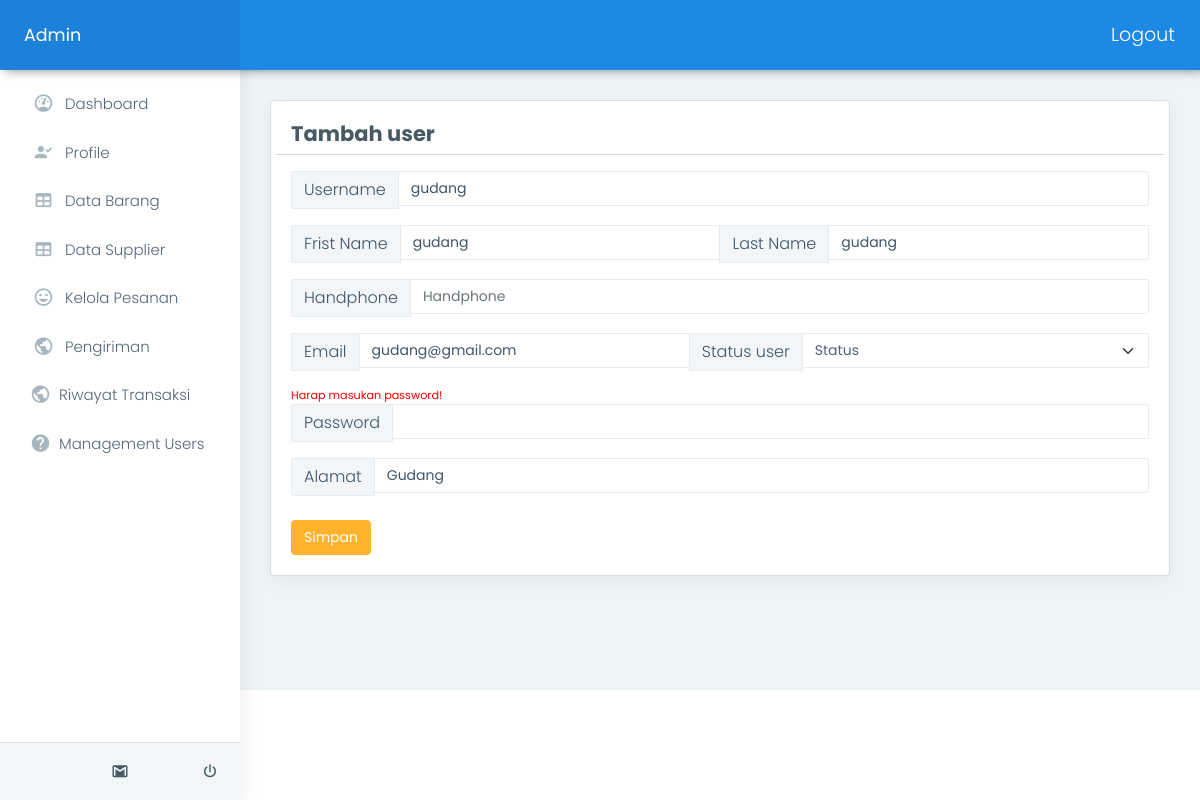
Screenshot of /admin/index.php?page=account&modul=edit&user_id=5 (signed in) with the database file from the repository.
### tables this page shows
CREATE TABLE `users` (
  `user_id` int(11) NOT NULL,
  `unique_id` int(255) NOT NULL,
  `username` varchar(255) NOT NULL,
  `fname` varchar(255) NOT NULL,
  `lname` varchar(255) NOT NULL,
  `email` varchar(255) NOT NULL,
  `phone` varchar(20) DEFAULT NULL,
  `password` varchar(255) NOT NULL,
  `alamat` varchar(255) NOT NULL,
  `level` varchar(20) NOT NULL
);

### admin/management/edit.php (the view, shortened to what this page needs)
<?php
if (isset($_GET['user_id'])) {
  $id = $_GET['user_id'];
}
if (isset($_POST['update-users'])) {
  $username = $_POST['username'];
  $fname = $_POST['fname'];
  $lname = $_POST['lname'];
  $email = $_POST['email'];
  $level = $_POST['level'];
  $password = $_POST['password'];
  $alamat = $_POST['alamat'];
  $phone= $_POST['handphone'];
  $encrypt_pass = md5($password);
  $query = "UPDATE users SET username='$username',fname='$fname', lname = '$lname',phone='$phone',email = '$email', level = '$level' , password = '$encrypt_pass' , alamat = '$alamat' WHERE user_id='$id'";
  $insert = mysqli_query($conn, $query);
  if ($insert) {
    header('location:/ricemil/admin/index.php?page=account');
  } else {
    die('error ' . mysqli_error($conn));
  }
} else {
  $query = "SELECT * FROM users WHERE user_id=$id";
  $insert = mysqli_query($conn, $query);
  if ($insert) {
    $hasil = mysqli_fetch_assoc($insert);
    $username = $hasil['username'];
    $fname = $hasil['fname'];
    $lname = $hasil['lname'];
    $email = $hasil['email'];
    $level = $hasil['level'];
    $phone = $hasil['phone'];
    $alamat = $hasil['alamat'];
  } else {
    die('error ' . mysqli_error($conn));
  }
}
?>
<div class="card">
  <div class="card-body">
    <form action="" method="post">
      <div class="row">
        <h3>Tambah user</h3>
        <hr>
        <div class="input-group mb-3">
          <span class="input-group-text" id="basic-addon1">Username</span>
          <input type="text" name="username" id="username" class="form-control" placeholder="Username" aria-label="Username" value="<?php echo $username ?>" aria-describedby="basic-addon1">
        </div>
        <div class="input-group mb-3">
          <span class="input-group-text" id="basic-addon3">Frist Name</span>
          <input type="text" name="fname" id="fname" class="form-control" placeholder="Enter frist name" aria-label="Username" value="<?php echo $fname ?>">
          <span class="input-group-text" id="basic-addon3">Last Name</span>
          <input type="text" name="lname" id="lname" class="form-control" placeholder="Enter last name" aria-label="Server" value="<?php echo $lname ?>">
        </div>
        <div class="input-group mb-3">
          <span class="input-group-text" id="basic-addon1">Handphone</span>
          <input type="text" name="handphone" id="handphone" class="form-control" placeholder="Handphone" value="<?php echo $phone?>" aria-label="Username" aria-describedby="basic-addon1">
        </div>
        <div class="input-group mb-3">
          <span class="input-group-text" id="basic-addon3">Email</span>
          <input type="text" name="email" class="form-control" placeholder="Recipient's username" aria-label="Recipient's username" aria-describedby="basic-addon2" value="<?php echo $email ?>">
          <span class="input-group-text" id="basic-addon2">Status user</span>
          <select class="form-select" id="level" aria-label="Default select example" name="level" value="<?php echo $level ?>" required>
            <option value>Status</option>
          </select>
        </div>
        <small style="color: red;">Harap masukan password!</small>
        <div class="input-group mb-3">
          <span class="input-group-text">Password</span>
          <input type="password" name="password" id="pwd" class="form-control" aria-label="Amount (to the nearest dollar)" value="">
        </div>
        <div class="input-group">
          <span class="input-group-text">Alamat</span>
          <input name="alamat" class="form-control" aria-label="With textarea" value="<?php echo $alamat ?>"></input>
        </div>
        <div class="col-12 pt-4">
          <div class="col-6">
            <button type="submit" name="update-users" id="submit" class="btn btn-warning">Simpan</button>
          </div>
        </div>
      </div>
    </form>
  </div>
</div>

### rows the page displays
users: username "gudang", fname "gudang", lname "gudang", email "gudang@gmail.com", alamat "Gudang"
